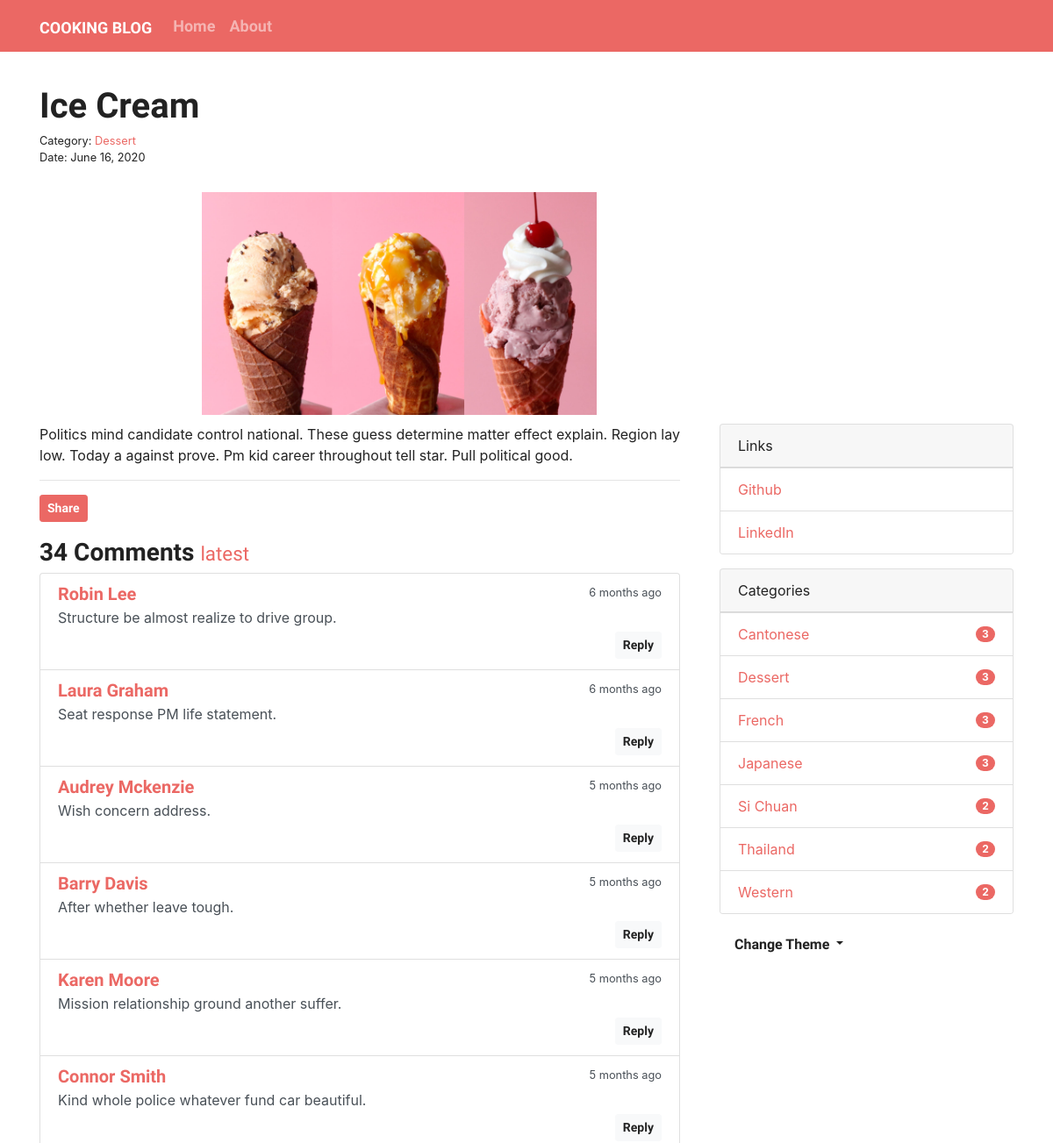
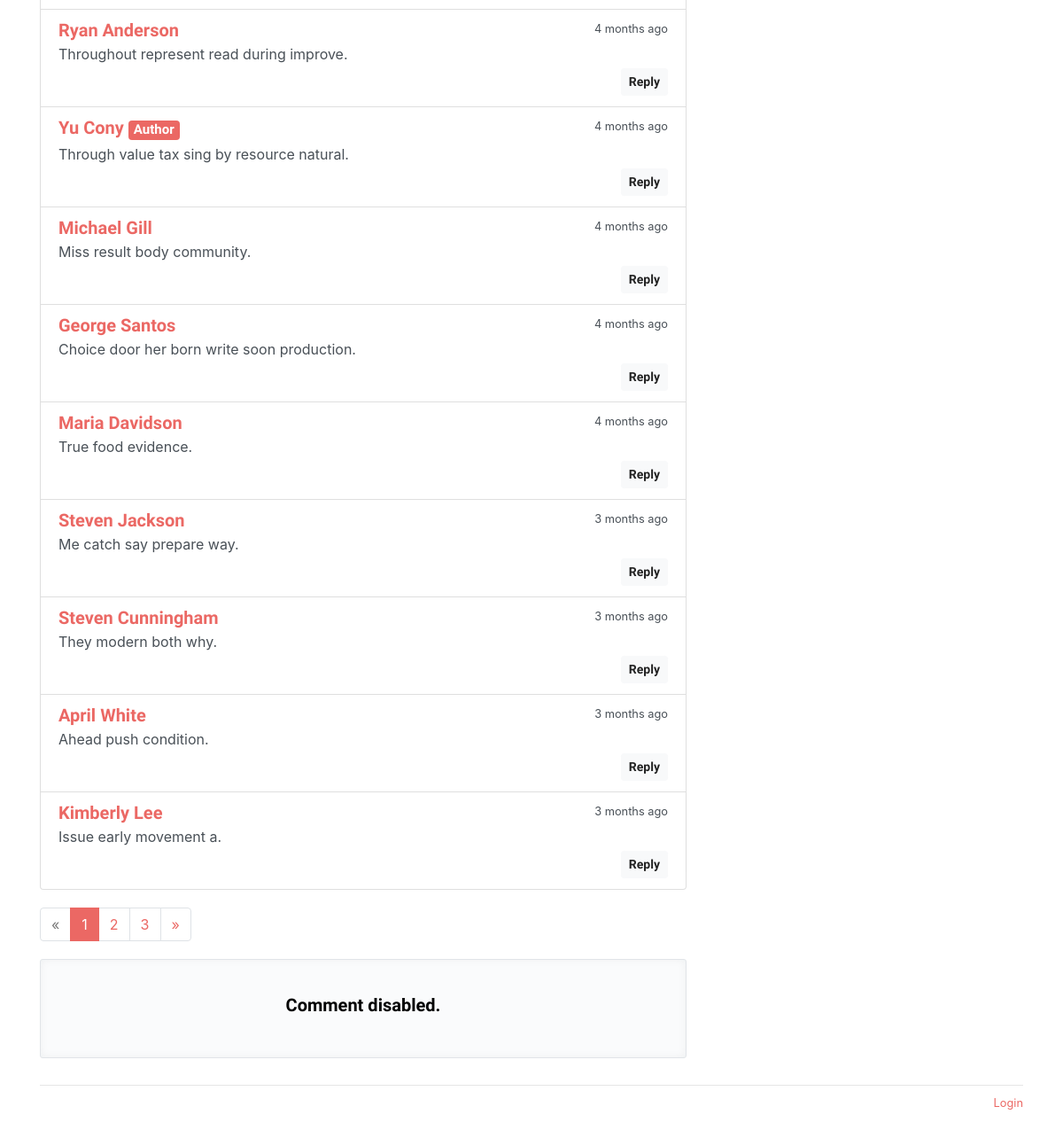
The app's page /post/16 with its own data (2 pictures, top to bottom).
### cooking/models.py (models this page shows, shortened)
class Admin(db.Model, UserMixin):
    id = db.Column(db.Integer, primary_key=True)
    username = db.Column(db.String(20))
    password_hash = db.Column(db.String(128))
    blog_title = db.Column(db.String(60))
    blog_sub_title = db.Column(db.String(100))
    name = db.Column(db.String(30))
    about = db.Column(db.Text)

class Post(db.Model):
    id = db.Column(db.Integer, primary_key=True)
    title = db.Column(db.String(60))
    content = db.Column(db.Text)
    photo = db.Column(db.String(30), unique=True)
    timestamp = db.Column(db.DateTime, default=datetime.utcnow, index=True)
    category_id = db.Column(db.Integer, db.ForeignKey('category.id'))
    category = db.relationship('Category', back_populates='posts')
    comments = db.relationship('Comment', back_populates='post', cascade='all, delete-orphan')

class Category(db.Model):
    id = db.Column(db.Integer, primary_key=True)
    label = db.Column(db.String(30), unique=True)
    posts = db.relationship('Post', back_populates='category')

class Comment(db.Model):
    id = db.Column(db.Integer, primary_key=True)
    author = db.Column(db.String(30))
    email = db.Column(db.String(254))
    site = db.Column(db.String(255))
    content = db.Column(db.Text)
    from_admin = db.Column(db.Boolean, default=False)  # the comment is from admin or not
    reviewed = db.Column(db.Boolean, default=False)  # Comment by default is not passed
    timestamp = db.Column(db.DateTime, default=datetime.utcnow, index=True)
    replied_id = db.Column(db.Integer, db.ForeignKey('comment.id'))
    post_id = db.Column(db.Integer, db.ForeignKey('post.id'))
    post = db.relationship('Post', back_populates='comments')
    replies = db.relationship('Comment', back_populates='replied', cascade='all, delete-orphan')
    replied = db.relationship('Comment', back_populates='replies', remote_side=[id])

class Link(db.Model):
    id = db.Column(db.Integer, primary_key=True)
    name = db.Column(db.String(30))
    url = db.Column(db.String(255))

### cooking/blueprints/cook.py (the view, shortened to what this page needs)
@cook_bp.route('/post/<int:post_id>', methods=['GET', 'POST'])
def show_post(post_id):
    post = Post.query.get_or_404(post_id)
    page = request.args.get('page', 1, type=int)
    per_page = current_app.config['COOKLOG_COMMENT_PER_PAGE']
    pagination = Comment.query.with_parent(post).filter_by(reviewed=True).order_by(Comment.timestamp.asc()).paginate(
        page, per_page)
    comments = pagination.items
    if current_user.is_authenticated:
        form = AdminCommentForm()
        form.author.data = current_user.name
        form.email.data = current_app.config['COOKLOG_EMAIL']
        form.site.data = url_for('.index')
        from_admin = True
        reviewed = True
    else:
        form = CommentForm()
        from_admin = False
        reviewed = False
    return render_template('cook/post.html',post=post, pagination=pagination, comments=comments)

### cooking/__init__.py (called while the page is built)
def register_template_context(app):
    @app.context_processor
    def make_template_context():
        admin = Admin.query.first()
        categories = Category.query.order_by(Category.label).all()
        links = Link.query.order_by(Link.name).all()
        if current_user.is_authenticated:
            unread_comments = Comment.query.filter_by(reviewed=False).count()
        else:
            unread_comments = None
        return dict(
            admin=admin, categories=categories,
            links=links, unread_comments=unread_comments)

def register_request_handlers(app):
    @app.after_request
    def query_profiler(response):
        for q in get_debug_queries():
            if q.duration >= app.config['COOKING_SLOW_QUERY_THRESHOLD']:
                app.logger.warning(
                    'Slow query: Duration: %fs\n Context: %s\nQuery: %s\n '
                    % (q.duration, q.context, q.statement)
                )
        return response

### cooking/templates/cook/post.html (shortened to what this page needs)
{% extends 'base.html' %}
{% from 'bootstrap/form.html' import render_form %}
{% from 'bootstrap/pagination.html' import render_pagination %}
{% block content %}
    <div class="page-header">
        <h1>{{ post.title }}
        </h1>
        <small>
            Category: <a
                href="{{ url_for('.show_category', category_id=post.category.id) }}">{{ post.category.label }}</a><br>
            Date: {{ moment(post.timestamp).format('LL') }}
        </small>
    </div>
    <div class = "row">
        <img src="{{url_for('static', filename=post.photo)}}"/>
    </div>
    <div class="row">
        <div class="col-sm-8">
            {{ post.content|safe }}
            <hr>
            <button type="button" class="btn btn-primary btn-sm" data-toggle="modal" data-target=".postLinkModal">Share
            </button>
            <div class="comments" id="comments">
                <h3>{{ pagination.total }} Comments
                    <small>
                        <a href="{{ url_for('.show_post', post_id=post.id, page=pagination.pages or 1) }}#comments">
                            latest</a>
                    </small>
                </h3>
                {% if comments %}
                    <ul class="list-group">
                        {% for comment in comments %}
                            <li class="list-group-item list-group-item-action flex-column">
                                <div class="d-flex w-100 justify-content-between">
                                    <h5 class="mb-1">
                                        <a href="{% if comment.site %}{{ comment.site }}{% else %}#{% endif %}"
                                           target="_blank">
                                            {% if comment.from_admin %}
                                                {{ admin.name }}
                                            {% else %}
                                                {{ comment.author }}
                                            {% endif %}
                                        </a>
                                        {% if comment.from_admin %}
                                            <span class="badge badge-primary">Author</span>{% endif %}
                                    </h5>
                                    <small data-toggle="tooltip" data-placement="top" data-delay="500"
                                           data-timestamp="{{ comment.timestamp.strftime('%Y-%m-%dT%H:%M:%SZ') }}">
                                        {{ moment(comment.timestamp).fromNow() }}
                                    </small>
                                </div>
                                <p class="mb-1">{{ comment.content }}</p>
                                <div class="float-right">
                                    <a class="btn btn-light btn-sm"
                                       href="{{ url_for('.reply_comment', comment_id=comment.id) }}">Reply</a>
                                </div>
                            </li>
                        {% endfor %}
                    </ul>
                {% else %}
                    <div class="tip"><h5>No comments.</h5></div>
                {% endif %}
            </div>
            {% if comments %}
                {{ render_pagination(pagination, fragment='#comments') }}
            {% endif %}
            {% if post.can_comment %}
                <div id="comment-form">
                    {{ render_form(form, action=request.full_path) }}
                </div>
            {% else %}
                <div class="tip"><h5>Comment disabled.</h5></div>
            {% endif %}
        </div>
        <div class="col-sm-4 sidebar">
            {% include "cook/_sidebar.html" %}
        </div>
    </div>
{% endblock %}

### cooking/templates/base.html (shortened to what this page needs)
{% from 'bootstrap/nav.html' import render_nav_item %}
<html lang="en">
<head>
    {% block head %}
        <link rel="stylesheet"
              href="{{ url_for('static', filename='css/%s.min.css' % request.cookies.get('theme', 'perfect_blue')) }}"
              type="text/css">
        <link rel="stylesheet" href="{{ url_for('static', filename='css/style.css') }}" type="text/css">
    {% endblock head %}
</head>
<body>
    {% block nav%}
    <nav class="navbar navbar-expand-lg navbar-dark bg-primary">
        <div class="container">
            <a class="navbar-brand" href="{{ url_for('cook.index') }}">{{ admin.blog_title }}</a>
            <div class="collapse navbar-collapse" id="navbarColor01">
                <ul class="navbar-nav mr-auto">
                    {{ render_nav_item('cook.index', 'Home') }}
                    {{ render_nav_item('cook.about', 'About') }}
                </ul>
            </div>
        </div>
    </nav>
    {% endblock nav%}
    <main class="container">
    {% block content %}{% endblock content %}
    {% block footer %}
        <footer>
            <p class="float-right">
                <small>
                    {% if current_user.is_authenticated %}
                        <a href="{{ url_for('auth.logout', next=request.full_path) }}">Logout</a>
                    {% else %}
                        <a href="{{ url_for('auth.login', next=request.full_path) }}">Login</a>
                    {% endif %}
                </small>
            </p>
        </footer>
    {% endblock footer %}
    </main>
</body>
</html>

### cooking/templates/cook/_sidebar.html (shortened to what this page needs)
{% if links %}
    <div class="card mb-3">
        <div class="card-header">Links</div>
        <ul class="list-group list-group-flush">
            {% for link in links %}
                <li class="list-group-item  list-group-item-action d-flex justify-content-between align-items-center">
                    <a href="{{ link.url }}" target="_blank">{{ link.name }}</a>
                </li>
            {% endfor %}
        </ul>
    </div>
{% endif %}
{% if categories %}
    <div class="card mb-3">
        <div class="card-header">Categories</div>
        <ul class="list-group list-group-flush">
            {% for category in categories %}
                <li class="list-group-item  list-group-item-action d-flex justify-content-between align-items-center">
                    <a href="{{ url_for('cook.show_category', category_id=category.id) }}">
                        {{ category.label }}
                    </a>
                    <span class="badge badge-primary badge-pill"> {{ category.posts|length }}</span>
                </li>
            {% endfor %}
        </ul>
    </div>
{% endif %}
<div class="dropdown">
    <button class="btn btn-default dropdown-toggle" type="button" id="dropdownMenuButton"
            data-toggle="dropdown" aria-haspopup="true" aria-expanded="false">
        Change Theme
    </button>
</div>

### cooking/static/css/style.css (style rules this page uses)
nav { margin-bottom: 20px; }
img { width: 450px; margin: 10px 10px 10px 200px; height: auto !important; }
.page-header { padding-top: 20px; padding-bottom: 20px; }
.comments { margin: 20px 0; }
.sidebar { padding-left: 30px; }
footer { margin-top: 30px; padding: 10px 0 40px; color: #999; border-top: 1px solid #e5e5e5; }
.tip { color: black !important; position: relative; padding: 40px; text-align: center; background-color: #fafbfc; border: 1px solid #e1e4e8; border-radius: 3px; box-shadow: inset 0 0 10px rgba(27, 31, 35, 0.05); }

### records on screen
Admin: blog_title "COOKING BLOG", name "Yu Cony"
Post: title "Ice Cream", timestamp "June 16, 2020", photo (picture), content "Politics mind candidate control national. These guess determine matter effect explain. Region lay low. Today a against prove. Pm kid career throughout tell star. Pull political good."
Category: category.label "Dessert", label "Dessert", posts|length "3"
Comment: author "Robin Lee", timestamp "6 months ago", content "Structure be almost realize to drive group."
Comment: author "Laura Graham", timestamp "6 months ago", content "Seat response PM life statement."
Comment: author "Audrey Mckenzie", timestamp "5 months ago", content "Wish concern address."
Comment: author "Barry Davis", timestamp "5 months ago", content "After whether leave tough."
Comment: author "Karen Moore", timestamp "5 months ago", content "Mission relationship ground another suffer."
Comment: author "Connor Smith", timestamp "5 months ago", content "Kind whole police whatever fund car beautiful."
Comment: author "Ryan Anderson", timestamp "4 months ago", content "Throughout represent read during improve."
Comment: from_admin "Author", timestamp "4 months ago", content "Through value tax sing by resource natural."
Comment: author "Michael Gill", timestamp "4 months ago", content "Miss result body community."
Comment: author "George Santos", timestamp "4 months ago", content "Choice door her born write soon production."
Comment: author "Maria Davidson", timestamp "4 months ago", content "True food evidence."
Comment: author "Steven Jackson", timestamp "3 months ago", content "Me catch say prepare way."
Comment: author "Steven Cunningham", timestamp "3 months ago", content "They modern both why."
Comment: author "April White", timestamp "3 months ago", content "Ahead push condition."
Comment: author "Kimberly Lee", timestamp "3 months ago", content "Issue early movement a."
Link: name "Github"
Link: name "LinkedIn"
Category: label "Cantonese", posts|length "3"
Category: label "French", posts|length "3"
Category: label "Japanese", posts|length "3"
Category: label "Si Chuan", posts|length "2"
Category: label "Thailand", posts|length "2"
Category: label "Western", posts|length "2"

### other values on screen
{{ render_nav_item('cook.index', 'Home') }} "Home"
{{ render_nav_item('cook.about', 'About') }} "About"
{{ pagination.total }} "34"
{{ render_pagination(pagination, fragment='#comments') }} "« 1 2 3 »"
